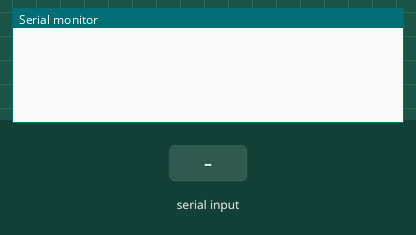
The sketch below on a simulated Arduino Mega 2560, built with avr-gcc and run on an emulated ATmega2560. Shown: the last lines printed to the serial monitor. The inputs (shaded band) are chosen by the test bench.

Above: at 1.2 s.
1.3 s: "1" received over the second serial link
At 2.5 s:
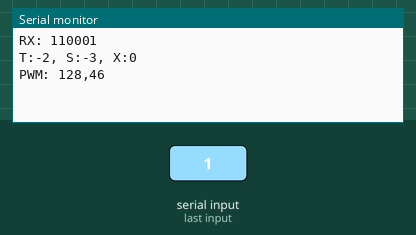
2.8 s: "0" received over the second serial link
At 3.7 s:
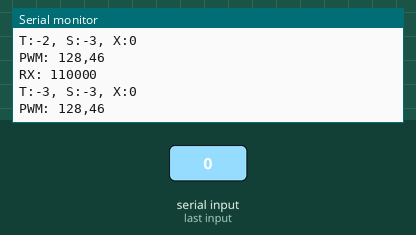
4.3 s: "2" received over the second serial link
At 4.8 s:
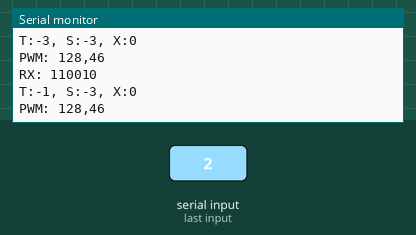

The sketch:

snoop.ino
```cpp
void setup() {
  Serial1.begin(1200);
  Serial.begin(115200);
}

uint8_t rx;

void loop(){
  if (Serial1.available()) {
    rx=Serial1.read();


  //Parse received data:
  int throttle = -3+(rx&0b00000111);
  int steering = (-3+((rx&0b00111000)>>3))*(-1); //-1 reverses steering direction.
  uint8_t speedFactor = (rx&0b11000000)>>6;

                      //    1-3                -3-3
  int throttlePWMdiff = speedFactor * 14 * throttle; // 127/(3*3) = 14.11
  uint8_t pwmVal = 128 + throttlePWMdiff;
  int mapVal = map(pwmVal,0,255,31,62);


  Serial.print("RX: "); Serial.println(rx,BIN);
  Serial.print("T:"); Serial.print(throttle); Serial.print(", S:"); Serial.print(steering); Serial.print(", X:"); Serial.println(speedFactor);
  Serial.print("PWM: "); Serial.print(pwmVal); Serial.print(','); Serial.println(mapVal);
    }
}
```

Measured:
- after the input at 1.3 s, the serial monitor: prints a new line at once (image 1)
- after the input at 2.8 s, the serial monitor: prints a new line at once (image 2)
- after the input at 4.3 s, the serial monitor: prints a new line at once (image 3)
